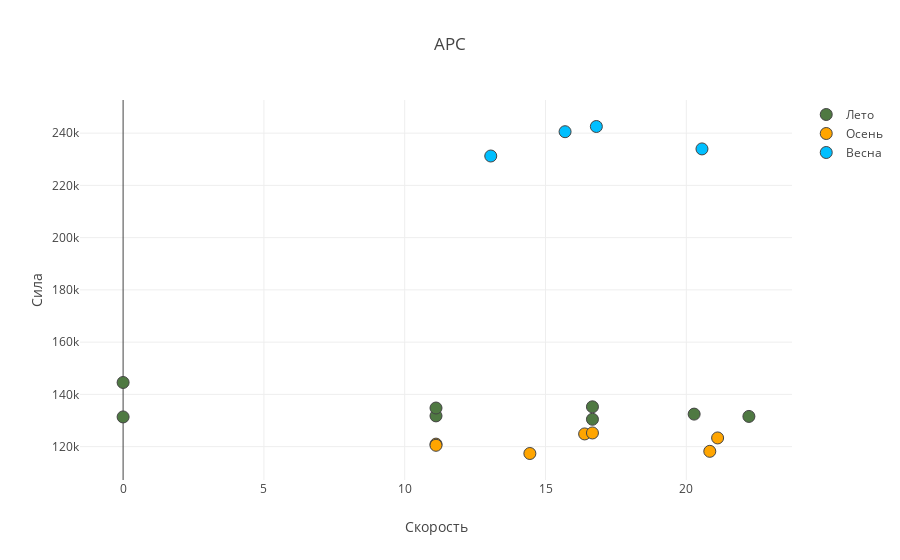
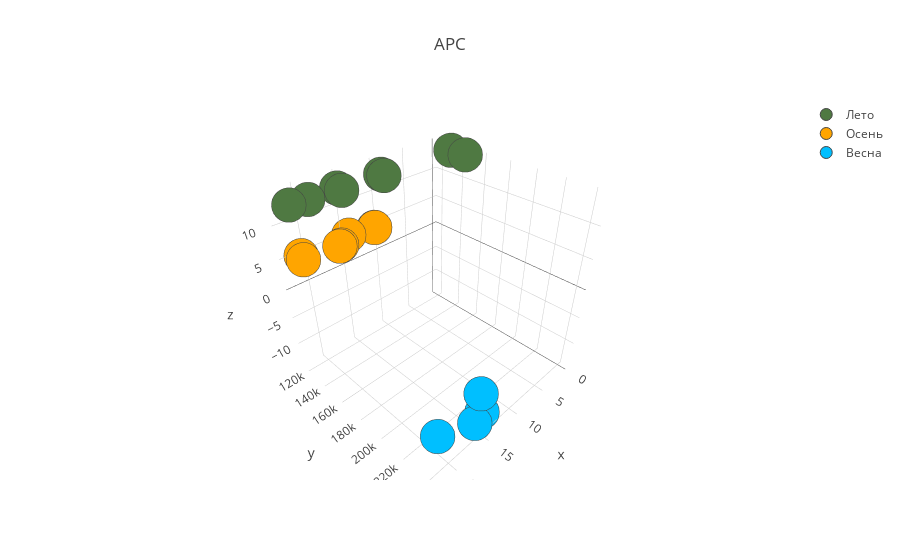

Source (notebook cell) for these figures, in order:
### Code cell
df_tmp = df_ars_27_650

trace_summer = go.Scatter(
    x=df_tmp.loc[df_tmp.summer == 1].speed,
    y=df_tmp.loc[df_tmp.summer == 1].vertical_force_mean,
    mode='markers',
    name='Лето',
    marker = dict(
        size = 12,
        color = '#4F7942',
        line = dict(
            width = 1,
        )
    )
)

trace_fall = go.Scatter(
    x=df_tmp.loc[df_tmp.fall == 1].speed,
    y=df_tmp.loc[df_tmp.fall == 1].vertical_force_mean,
    mode='markers',
    name='Осень',
    marker = dict(
        size = 12,
        color = '#FFA500',
        line = dict(
            width = 1,
        )
    )
)

trace_spring = go.Scatter(
    x=df_tmp.loc[df_tmp.spring == 1].speed,
    y=df_tmp.loc[df_tmp.spring == 1].vertical_force_mean,
    mode='markers',
    name='Весна',
    marker = dict(
        size = 12,
        color = '#00BFFF',
        line = dict(
            width = 1,
        )
    )
)

data = [trace_summer, trace_fall, trace_spring]

layout = dict(title = 'АРС',
              yaxis = dict(title='Сила'),
              xaxis = dict(title='Скорость'))

fig = dict(data=data, layout=layout)
iplot(fig)


trace_summer = go.Scatter3d(
    x=df_tmp.loc[df_tmp.summer == 1].speed,
    y=df_tmp.loc[df_tmp.summer == 1].vertical_force_mean,
    z=df_tmp.loc[df_tmp.summer == 1].temperature,
    mode='markers',
    name='Лето',
    marker = dict(
        size = 12,
        color = '#4F7942',
        line = dict(
            width = 1,
        )
    )
)

trace_fall = go.Scatter3d(
    x=df_tmp.loc[df_tmp.fall == 1].speed,
    y=df_tmp.loc[df_tmp.fall == 1].vertical_force_mean,
    z=df_tmp.loc[df_tmp.fall == 1].temperature,
    mode='markers',
    name='Осень',
    marker = dict(
        size = 12,
        color = '#FFA500',
        line = dict(
            width = 1,
        )
    )
)

trace_spring = go.Scatter3d(
    x=df_tmp.loc[df_tmp.spring == 1].speed,
    y=df_tmp.loc[df_tmp.spring == 1].vertical_force_mean,
    z=df_tmp.loc[df_tmp.spring == 1].temperature,
    mode='markers',
    name='Весна',
    marker = dict(
        size = 12,
        color = '#00BFFF',
        line = dict(
            width = 1,
        )
    )
)

data = [trace_summer, trace_fall, trace_spring]

layout = dict(title = 'АРС',
              yaxis = dict(title='Сила'),
              xaxis = dict(title='Скорость'))

fig = dict(data=data, layout=layout)
iplot(fig)

### Figure 1 — Plotly figure (JSON) as saved in the notebook; plotly's stock layout.template omitted (floating-point values rounded to 4 significant figures)
{"data": [{"marker": {"color": "#4F7942", "line": {"width": 1}, "size": 12}, "mode": "markers", "name": "Лето", "type": "scatter", "x": [0, 0, 11.11, 11.11, 16.67, 16.67, 20.28, 22.22], "y": [144561, 131372, 131800.0, 134783, 135241, 130471, 132400.0, 131563]}, {"marker": {"color": "#FFA500", "line": {"width": 1}, "size": 12}, "mode": "markers", "name": "Осень", "type": "scatter", "x": [11.11, 11.11, 14.44, 16.39, 16.67, 20.83, 21.11], "y": [121000.0, 120500.0, 117375, 124900.0, 125238, 118200.0, 123329]}, {"marker": {"color": "#00BFFF", "line": {"width": 1}, "size": 12}, "mode": "markers", "name": "Весна", "type": "scatter", "x": [13.06, 15.69, 16.81, 20.56], "y": [231243, 240600.0, 242540, 234000.0]}], "layout": {"title": "АРС", "xaxis": {"title": "Скорость"}, "yaxis": {"title": "Сила"}}}

### Figure 2 — Plotly figure (JSON) as saved in the notebook; plotly's stock layout.template omitted (floating-point values rounded to 4 significant figures)
{"data": [{"marker": {"color": "#4F7942", "line": {"width": 1}, "size": 12}, "mode": "markers", "name": "Лето", "type": "scatter3d", "x": [0, 0, 11.11, 11.11, 16.67, 16.67, 20.28, 22.22], "y": [144561, 131372, 131800.0, 134783, 135241, 130471, 132400.0, 131563], "z": [14, 14, 14, 14, 14, 14, 14, 14]}, {"marker": {"color": "#FFA500", "line": {"width": 1}, "size": 12}, "mode": "markers", "name": "Осень", "type": "scatter3d", "x": [11.11, 11.11, 14.44, 16.39, 16.67, 20.83, 21.11], "y": [121000.0, 120500.0, 117375, 124900.0, 125238, 118200.0, 123329], "z": [5, 5, 5, 5, 5, 5, 5]}, {"marker": {"color": "#00BFFF", "line": {"width": 1}, "size": 12}, "mode": "markers", "name": "Весна", "type": "scatter3d", "x": [13.06, 15.69, 16.81, 20.56], "y": [231243, 240600.0, 242540, 234000.0], "z": [-14, -6, -10, -10]}], "layout": {"title": "АРС", "xaxis": {"title": "Скорость"}, "yaxis": {"title": "Сила"}}}
